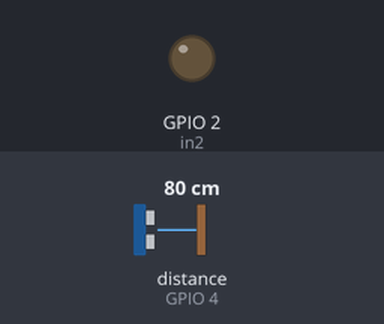
The sketch below on a simulated ESP8266 (NodeMCU). Shown: output pins drawn as LEDs (lit = HIGH). Wiring (inferred from the names in the program): ultrasonic range finder: trigger GPIO 5; echo GPIO 4. The inputs (shaded band) are chosen by the test bench; at power-on: distance to the obstacle (sensor on GPIO 4) 80 cm. The echo pulse lasts 58.3 µs per cm; WiFi joins after 1.5 s; servers stay silent unless stated; the Firebase database answers and starts empty; pins used as bus, display or sensor lines are not drawn; what the sketch prints to the serial monitor is not drawn.

Above: at 1.6 s.
At 2.1 s:
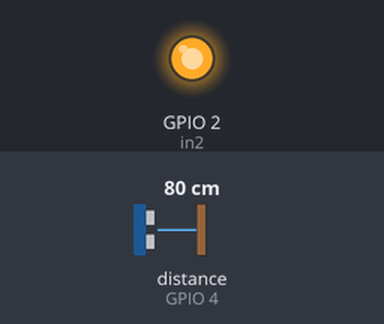
Timing chart, 0 to 3.6 s (numbered marks = the images above):
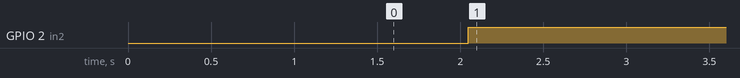

The sketch:

firebase_code2_final.ino
```cpp
#include <FirebaseArduino.h>
#include  <ESP8266WiFi.h>
//#include <SoftwareSerial.h>

#define FIREBASE_HOST "rajatabhaiot.firebaseio.com"
#define WIFI_SSID "Redmi" // Change the name of your WIFI
#define WIFI_PASSWORD "12345678"  // Change the password of your WIFI
#define FIREBASE_AUTH "N2yBqLTr68SyCJvTUerfqyLA5IjAgKON5VbSjcGP"
int trigPin=5;//D1
int echoPin=4;//D2
int duration, dist, average,val;
int aver[3];   //array for average
int in1=14;//D5
int in2=2;//D4
void setup() {
    Serial.begin(115200);
    WiFi.begin (WIFI_SSID, WIFI_PASSWORD);
   while (WiFi.status() != WL_CONNECTED) {
    delay(500);
    Serial.print(".");
  }
  Serial.println ("");
  Serial.println ("WiFi Connected!");

  Firebase.begin(FIREBASE_HOST,FIREBASE_AUTH);


  pinMode(trigPin, OUTPUT);
  pinMode(echoPin, INPUT);
  //Serial.begin(9600);
   pinMode(LED_BUILTIN, OUTPUT);
}

void measure() {


digitalWrite(trigPin, LOW);
delayMicroseconds(5);
digitalWrite(trigPin, HIGH);
delayMicroseconds(15);
digitalWrite(trigPin, LOW);
pinMode(echoPin, INPUT);
duration = pulseIn(echoPin, HIGH);
dist = (duration/2) / 29.1;    //obtain distance
}
void loop() {
  for (int i=0;i<=2;i++) {   //average distance
    measure();
   aver[i]=dist;
    delay(10);              //delay between measurements
  }
 dist=(aver[0]+aver[1]+aver[2])/3;

 String name=String(dist);
  Firebase.setString("Dist",name);
    if (Firebase.failed()) {
      Serial.print("setting /number failed:");
      Serial.println(Firebase.error());
      return;
  }
  //Firebase.setFloat ("Humidity",h);
  delay(200);
  val=Firebase.getString("S2").toInt();
  if(val==0)
  {
    digitalWrite(in1,HIGH);
    digitalWrite(in2,HIGH);
    Serial.println("yo!!!!");
  }
  else if(val==1)
  {
    digitalWrite(in1,LOW);
    digitalWrite(in2,LOW);
    Serial.println("yo2222!!!!");
  }
}
```

Measured:
- by itself, GPIO 2 (in2): LOW → HIGH at 2.0 s
